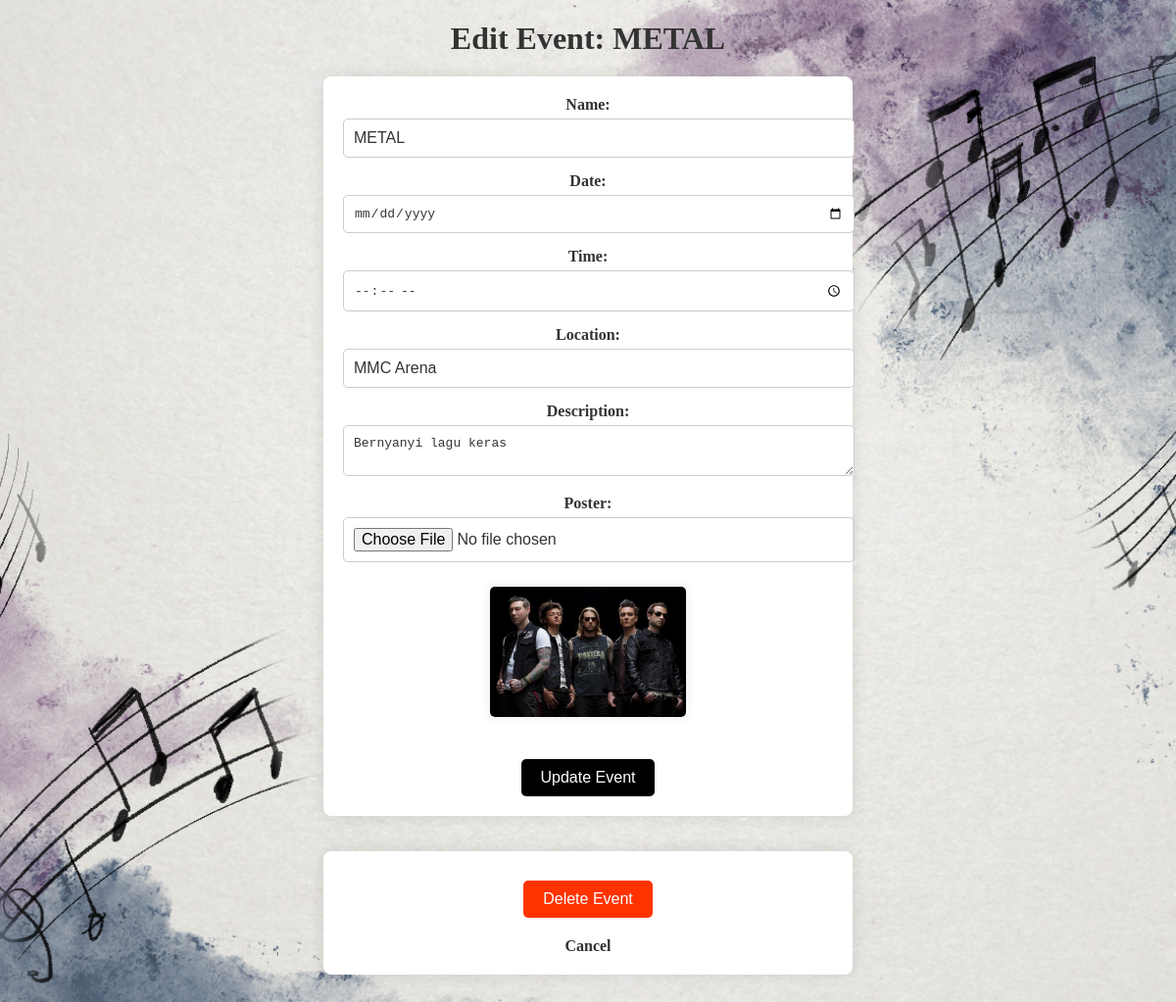
/events/edit/1/, run on the app's committed database.
### concert/models.py (models this page shows, shortened)
class Event(models.Model):
    event_id = models.AutoField(primary_key=True)
    event_name = models.CharField(max_length=100)
    event_date = models.DateField()
    event_time = models.TimeField(null=True, blank=True)
    event_location = models.CharField(max_length=100, default="Unknown Location")
    event_description = models.TextField(default="No description available")
    event_poster = models.ImageField(upload_to='event_posters/', blank=True, null=True)

### concert/views.py (the view, shortened to what this page needs)
# urls.py: path('events/edit/<int:event_id>/', views.edit_event, name='edit_event'),
def edit_event(request, event_id):
    event = get_object_or_404(Event, pk=event_id)
    return render(request, 'edit_event.html', {'event': event})

### concert/templates/edit_event.html (shortened to what this page needs)
{% load static %}
<!DOCTYPE html>
<html lang="en">
<head>
    <link rel="stylesheet" href="{% static 'edits.css' %}">
</head>
<body>
    <h1>Edit Event: {{ event.event_name }}</h1>
    <form method="POST" enctype="multipart/form-data">
        <label for="event_name">Name:</label>
        <input type="text" id="event_name" name="event_name" value="{{ event.event_name }}" required><br>
        <label for="event_date">Date:</label>
        <input type="date" id="event_date" name="event_date" value="{{ event.event_date }}" required><br>
        <label for="event_time">Time:</label>
        <input type="time" id="event_time" name="event_time" value="{{ event.event_time }}" required><br>
        <label for="event_location">Location:</label>
        <input type="text" id="event_location" name="event_location" value="{{ event.event_location }}" required><br>
        <label for="event_description">Description:</label>
        <textarea id="event_description" name="event_description" required>{{ event.event_description }}</textarea><br>
        <label for="event_poster">Poster:</label>
        <input type="file" id="event_poster" name="event_poster"><br>
        {% if event.event_poster %}
            <img src="{{ event.event_poster.url }}" alt="Event Poster" style="width: 200px;"><br>
        {% endif %}
        <button type="submit">Update Event</button>
    </form><br><br>
    <form method="POST" action="{% url 'delete_event' event.event_id %}" onsubmit="return confirm('Are you sure you want to delete this event?');">
        <button type="submit" class="delete-btn">Delete Event</button>
        <a href="{% url 'manage_events' %}">Cancel</a>
    </form><br><br>
</body>
</html>

### concert/static/edits.css (style rules this page uses)
form { background-color: #fff; padding: 20px; border-radius: 8px; box-shadow: 0 0 15px rgba(0, 0, 0, 0.1); max-width: 500px; margin: 0 auto; text-align: center; }
form label { display: block; margin-bottom: 5px; font-weight: bold; color: #333; }
form input[type="text"], form input[type="date"], form input[type="time"], form input[type="file"], form textarea { width: 100%; padding: 10px; margin-bottom: 15px; border: 1px solid #ccc; border-radius: 5px; font-size: 1em; color: #333; }
form button { background-color: black; color: white; border: none; padding: 10px 20px; font-size: 1em; cursor: pointer; border-radius: 5px; transition: background-color 0.3s ease; display: inline-block; margin-top: 15px; }
form .delete-btn { background-color: #ff3300; margin-top: 10px; display: inline-block; }
img { display: block; margin: 10px auto; max-width: 100%; height: auto; border-radius: 5px; box-shadow: 0 0 10px rgba(0, 0, 0, 0.1); }
a { display: block; width: 100%; text-align: center; margin-top: 20px; text-decoration: none; color: #333; font-weight: bold; transition: color 0.3s ease; }
h1 { text-align: center; color: #333; margin-bottom: 20px; }

### data on the page
Event: event_name "METAL", event_location "MMC Arena", event_description "Bernyanyi lagu keras", event_poster (picture)
